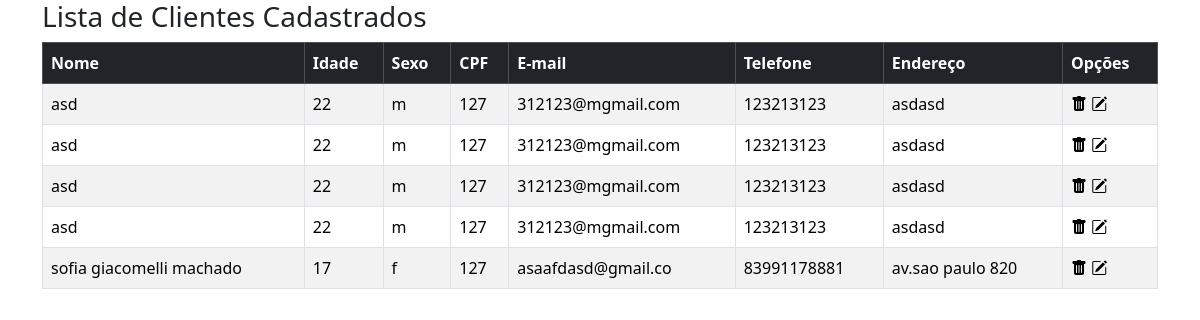
/cadastros/cliente/lista.php, run on the app's committed database.
### tables this page shows
CREATE TABLE `cadastro_clientes` (
  `ID` int(11) NOT NULL,
  `NOME` varchar(100) NOT NULL,
  `IDADE` tinyint(3) NOT NULL,
  `NASCIMENTO` date NOT NULL,
  `SEXO` char(1) NOT NULL,
  `CPF` tinyint(11) NOT NULL,
  `EMAIL` varchar(255) NOT NULL,
  `TELEFONE` char(11) NOT NULL,
  `CEP` char(8) NOT NULL,
  `ENDERECO` varchar(121) NOT NULL,
  `BAIRRO` varchar(50) NOT NULL,
  `CIDADE` varchar(50) NOT NULL,
  `ESTADO` char(2) NOT NULL,
  `DATA` date NOT NULL,
  `HORA` time NOT NULL
);

### cadastros/cliente/class.php (the view, shortened to what this page needs)
<?php
    class CadClientes{
        private $conexao;
        public function __construct()
        {
            include_once "../../conexao/conexao.php";
            $this->conexao = $conexao;
        }
        public function Lista(){
            $sql = $this->conexao->prepare("SELECT ID,NOME,IDADE,SEXO,CPF,EMAIL,TELEFONE,ENDERECO from cadastro_clientes");
            $sql->execute();
            $dados = $sql->fetchAll();
            foreach($dados as $item){
                echo "
                <tr>
                    <td>$item[NOME]</td>
                    <td>$item[IDADE]</td>
                    <td>$item[SEXO]</td>
                    <td>$item[CPF]</td>
                    <td>$item[EMAIL]</td>
                    <td>$item[TELEFONE]</td>
                    <td>$item[ENDERECO]</td>
                    <td>
                        <i class='bi bi-trash-fill'onclick='Excluir($item[ID]);'></i>
                        <i class='bi bi-pencil-square'></i>
                    </td>
                </tr>
                ";
            }
        }
    }
?>

### cadastros/cliente/lista.php (shortened to what this page needs)
<!DOCTYPE html>
<html lang="pt-br">
<head>
    <link rel="stylesheet" href="https://cdn.jsdelivr.net/npm/bootstrap-icons@1.11.3/font/bootstrap-icons.css">
    <link href="https://cdn.jsdelivr.net/npm/bootstrap@5.3.6/dist/css/bootstrap.min.css" rel="stylesheet">
</head>
<body>
    <div class="container">
    <h3>Lista de Clientes Cadastrados</h3>
    <table class="table table-striped table-bordered">
        <thead class="table-dark">
            <tr>
                <th>Nome</th>
                <th>Idade</th>
                <th>Sexo</th>
                <th>CPF</th>
                <th>E-mail</th>
                <th>Telefone</th>
                <th>Endereço</th>
                <th>Opções</th>
            </tr>
        </thead>
        <tbody>
        <?php
            include_once 'class.php';
            $itens = new CadClientes();
            $itens->Lista();
        ?>
        </tbody>
    </table>
    </div>
</body>
</html>

### data on the page
cadastro_clientes: NOME "asd", IDADE "22", SEXO "m", CPF "127", EMAIL "312123@mgmail.com", TELEFONE "123213123", ENDERECO "asdasd"
cadastro_clientes: NOME "asd", IDADE "22", SEXO "m", CPF "127", EMAIL "312123@mgmail.com", TELEFONE "123213123", ENDERECO "asdasd"
cadastro_clientes: NOME "asd", IDADE "22", SEXO "m", CPF "127", EMAIL "312123@mgmail.com", TELEFONE "123213123", ENDERECO "asdasd"
cadastro_clientes: NOME "asd", IDADE "22", SEXO "m", CPF "127", EMAIL "312123@mgmail.com", TELEFONE "123213123", ENDERECO "asdasd"
cadastro_clientes: NOME "sofia giacomelli machado", IDADE "17", SEXO "f", CPF "127", EMAIL "asaafdasd@gmail.co", TELEFONE "83991178881", ENDERECO "av.sao paulo 820"
